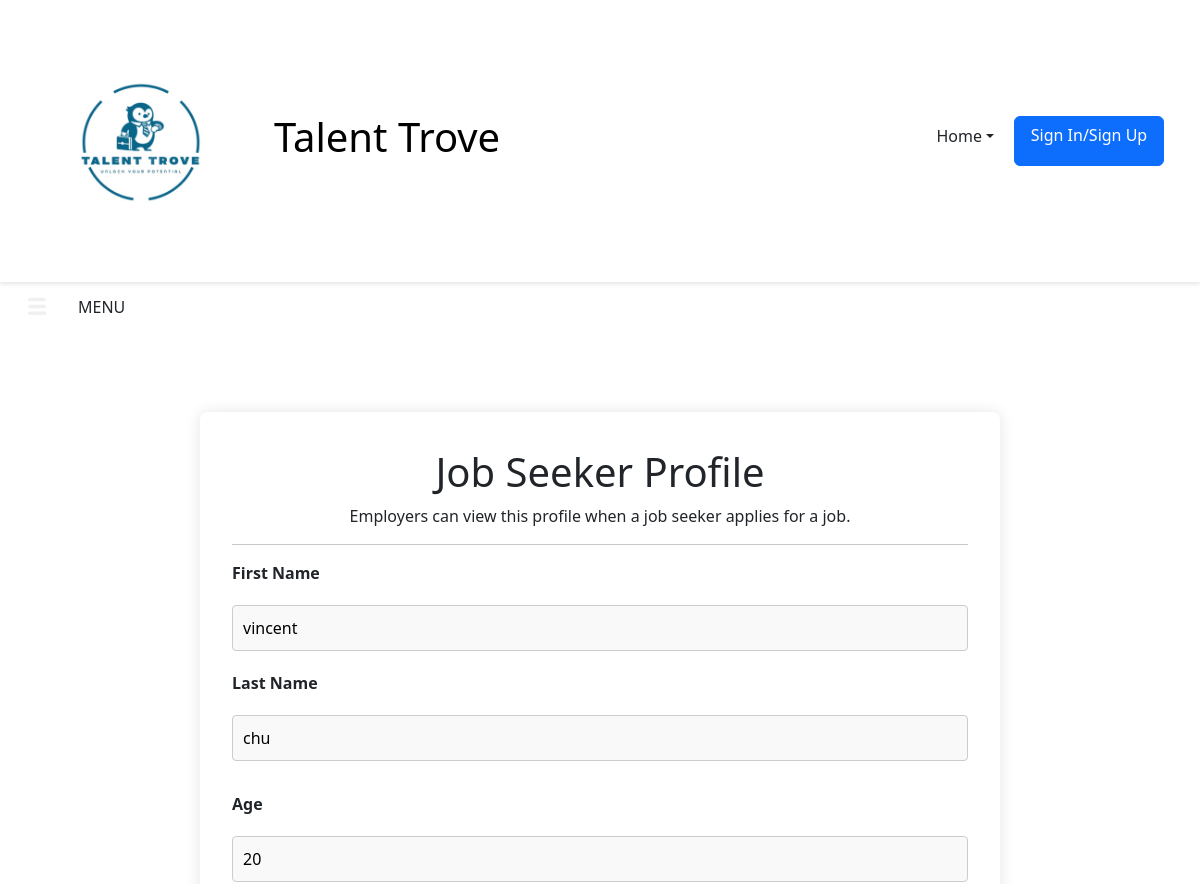
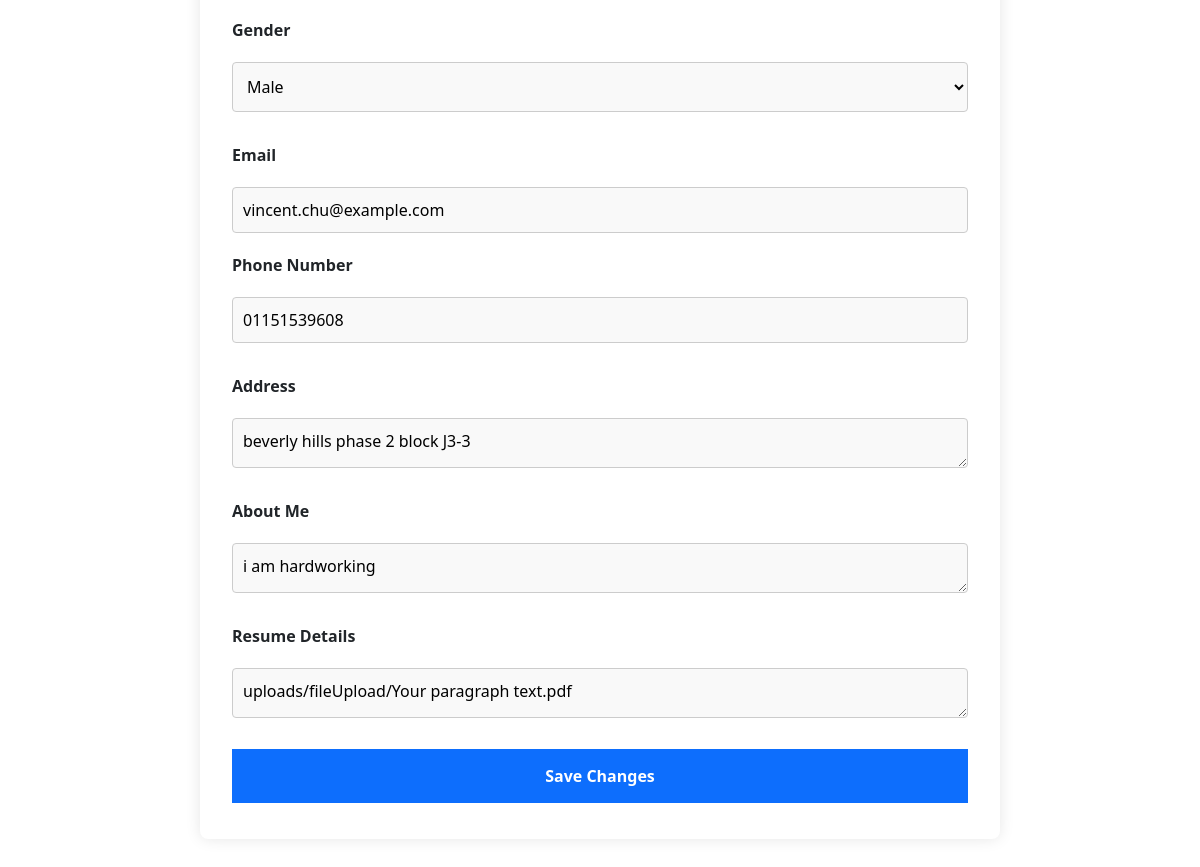
Screenshot of /UserProfile.php (signed in) with the database file from the repository (2 pictures, top to bottom).
### tables this page shows
CREATE TABLE `job_seeker` (
  `S_ID` int(11) NOT NULL,
  `S_Name` varchar(100) NOT NULL,
  `Gender` char(1) DEFAULT NULL CHECK (`Gender` in ('M','F')),
  `Age` int(11) NOT NULL,
  `S_PhoneNo` varchar(11) DEFAULT NULL,
  `S_Email` varchar(256) NOT NULL,
  `Address` varchar(256) NOT NULL,
  `AboutMe` text DEFAULT NULL,
  `S_profile_image` varchar(255) DEFAULT NULL
);

CREATE TABLE `users` (
  `U_ID` int(11) NOT NULL,
  `U_name` varchar(100) NOT NULL,
  `U_Email` varchar(100) NOT NULL,
  `Password` varchar(255) NOT NULL,
  `U_profile_image` varchar(255) DEFAULT NULL,
  `Role` enum('job_seeker','employer') NOT NULL
);

CREATE TABLE `resume` (
  `R_ID` int(11) NOT NULL,
  `S_ID` int(11) NOT NULL,
  `Detail` text NOT NULL
);

### UserProfile.php (the view, shortened to what this page needs)
<?php
$servername = "localhost";
$username = "root";
$password = "";
$dbname = "job_portal";
$conn = new mysqli($servername, $username, $password, $dbname);
$user_id = isset($_SESSION['user_id']) ? $_SESSION['user_id'] : null;
$sql = "SELECT users.U_Email, job_seeker.S_Name, job_seeker.Gender, job_seeker.Age, job_seeker.S_PhoneNo, job_seeker.Address, job_seeker.AboutMe, resume.Detail
FROM job_seeker
LEFT JOIN users ON job_seeker.S_Email = users.U_Email
LEFT JOIN resume ON job_seeker.S_ID = resume.S_ID
WHERE users.U_ID = ?";
$stmt = $conn->prepare($sql);
$stmt->bind_param("i", $user_id);
$stmt->execute();
$stmt->bind_result($email, $name, $gender, $age, $phoneNo, $Address, $aboutMe, $resumeDetails);
$nameParts = explode(' ', $name);
$firstName = $nameParts[0];
$lastName = isset($nameParts[1]) ? $nameParts[1] : '';
?>
<!DOCTYPE html>
<html lang="en">
    <head>
        <link rel="stylesheet" href="UserProfile.css"/>
        <link href="https://cdn.jsdelivr.net/npm/bootstrap@5.3.3/dist/css/bootstrap.min.css" rel="stylesheet">
    </head>
    <body>
        <header class="d-flex align-items-center justify-content-between p-3">
        <div class="d-flex align-items-center">
            <img src="TT_logo.png" alt="Talent Trove Logo" class="logo me-2">
            <a class="site-name" href="index.php"><h1>Talent Trove</h1></a>
        </div>
        <nav class="d-flex justify-content-end">
            <ul class="navbar-nav">
                <li class="nav-item dropdown">
                    <a class="nav-link dropdown-toggle" href="#" role="button" data-bs-toggle="dropdown" aria-expanded="false">Home</a>
                </li>
            </ul>
            <ul class="d-flex">
                <li class="nav-item">
                    <a href="login.php" class="btn btn-primary" id="loginButton">Sign In/Sign Up</a>
                </li>
            </ul>
        </nav>
    </header>
        <button class="btn" onclick="openNav()">
            <span class="icon">
                <svg viewBox="0 0 175 80" width="40" height="40">
                <rect width="80" height="15" fill="#f0f0f0" rx="10"></rect>
                <rect y="30" width="80" height="15" fill="#f0f0f0" rx="10"></rect>
                <rect y="60" width="80" height="15" fill="#f0f0f0" rx="10"></rect>
                </svg>
            </span>
            <span class="text">MENU</span>
        </button>
        <main class="main-content">
            <div class="container">
                <h1>Job Seeker Profile</h1>
                <p>Employers can view this profile when a job seeker applies for a job.</p>
                <hr>
                <form action="userProfile.php" method="POST" enctype="multipart/form-data">
                    <div class="form-group mb-3">
                        <label for="firstName"><b>First Name</b></label>
                        <input type="text" placeholder="First Name" name="firstName" id="firstName" value="<?php echo $firstName; ?>" required>
                        <label for="lastName"><b>Last Name</b></label>
                        <input type="text" placeholder="Last Name" name="lastName" id="lastName" value="<?php echo $lastName; ?>" required>
                    </div>
                    <div class="form-group mb-3">
                        <label for="age"><b>Age</b></label>
                        <input type="text" placeholder="Age" name="age" id="age" value="<?php echo $age; ?>" required>
                        <label for="gender"><b>Gender</b></label>
                        <select name="gender" id="gender" required>
                            <option value="Male" <?php echo ($gender == 'Male') ? 'selected' : ''; ?>>Male</option>
                        </select>
                    </div>
                    <div class="form-group mb-3">
                        <label for="email"><b>Email</b></label>
                        <input type="email" placeholder="Enter Email" name="email" id="email" value="<?php echo $email; ?>" required>
                        <label for="phoneNumber"><b>Phone Number</b></label>
                        <input type="text" placeholder="Enter Phone Number" name="phoneNumber" id="phoneNumber" value="<?php echo $phoneNo; ?>" required>
                    </div>
                    <div class="form-group mb-3">
                        <label for="address"><b>Address</b></label>
                        <textarea name="Address" id="Address" placeholder="Enter your address" rows="4"><?php echo $Address; ?></textarea>
                    </div>
                    <div class="form-group mb-3">
                        <label for="aboutMe"><b>About Me</b></label>
                        <textarea name="aboutMe" id="aboutMe" placeholder="Write about yourself" rows="4"><?php echo $aboutMe; ?></textarea>
                    </div>
                    <div class="form-group mb-3">
                        <label for="resume_Detail"><b>Resume Details</b></label>
                        <textarea name="resume_Detail" id="resume_Detail" rows="10" placeholder="Write about your Education, experiences, and skills. The more detailed the higher the chance of accpetance"><?php echo isset($resumeDetails) ? htmlspecialchars($resumeDetails) : ''; ?></textarea>
                    </div>
                        <button type="submit" class="registerbtn">Save Changes</button>
                </form>
            </div>
        </main>
    </body>
</html>

### UserProfile.css (style rules this page uses)
body { font-family: Arial, sans-serif; margin: 0; padding: 0; }
header { background-color: #fff; box-shadow: 0 2px 4px rgba(0, 0, 0, 0.1); display: flex; justify-content: space-between; align-items: center; padding: 1rem 5%; }
.logo { width: 250px; height: auto; }
.site-name { text-decoration: none; color: black; }
nav { flex-grow: 1; display: flex; justify-content: center; }
nav ul { list-style-type: none; display: flex; margin: 0; padding: 0; }
nav ul li { margin-right: 20px; }
nav ul li a { text-decoration: none; color: #333; }
.dropdown-toggle { display: flex; align-items: center; background-color: transparent; border: none; cursor: pointer; }
.dropdown { position: relative; display: inline-block; }
.btn { width: 150px; height: 50px; border-radius: 5px; border: none; transition: all 0.5s ease-in-out; font-size: 20px; font-family: Verdana, Geneva, Tahoma, sans-serif; font-weight: 600; display: flex; align-items: center; background: #040f16; color: #f5f5f5; position: relative; }
.btn .icon { position: absolute; height: 40px; width: 70px; display: flex; justify-content: center; align-items: center; transition: width 0.5s; top: 50%; transform: translateY(-50%); }
.btn .text { margin-left: 10px; display: flex; align-items: center; transition: opacity 0.5s; transform: translateX(55px); }
.main-content { margin: 80px auto; max-width: 800px; padding: 20px; background-color: white; box-shadow: 0 0 15px rgba(0, 0, 0, 0.1); border-radius: 8px; }
.container { padding: 16px; max-width: 600px; margin: auto; }
h1, p { text-align: center; }
form { display: flex; flex-direction: column; gap: 15px; }
.form-group { display: flex; flex-wrap: wrap; gap: 20px; }
.form-group label { font-weight: bold; width: 100%; }
.form-group input, .form-group select, .form-group textarea { width: 100%; padding: 10px; border: 1px solid #ccc; border-radius: 4px; background-color: #f9f9f9; }
textarea { resize: vertical; }
hr { margin: 20px 0; }
.registerbtn { background-color: #0077be; color: white; padding: 16px 20px; border: none; cursor: pointer; width: 100%; font-size: 16px; font-weight: bold; transition: background-color 0.3s ease; }
.form-group input[type="text"], .form-group select, .form-group textarea { flex: 1; width: calc(50% - 10px); }
textarea, select { height: 50px; }
.btn-primary { padding: 10px 20px; font-size: 16px; }
.registerbtn { background-color: #0D6EFD; color: white; padding: 15px 20px; border: none; cursor: pointer; font-size: 16px; font-weight: bold; transition: background-color 0.3s ease; width: 100%; }

### rows the page displays
job_seeker: firstName "vincent", lastName "chu", age "20", email "vincent.chu@example.com", phoneNumber "01151539608", Address "beverly hills phase 2 block J3-3", aboutMe "i am hardworking", resume_Detail "uploads/fileUpload/Your paragraph text.pdf"
